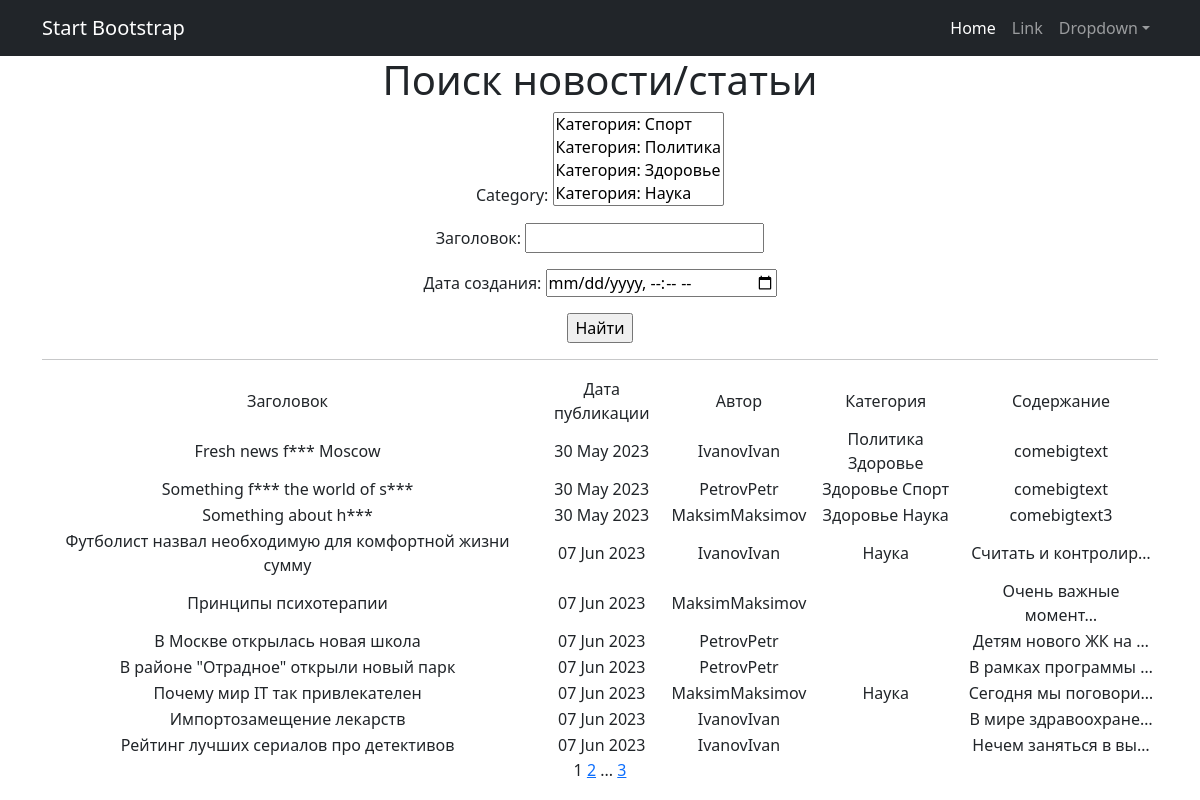
The page /content/search/ on the database its author committed.
### Composition/models.py (models this page shows, shortened)
class Post(models.Model):
    NEWS = 'NW'
    ARTICLE = 'AR'
    author = models.ForeignKey(Author, on_delete=models.CASCADE)
    postType = models.CharField(max_length=2, choices=POST_TYPES, default=NEWS)
    addTime = models.DateTimeField(auto_now_add=True)
    postCategory = models.ManyToManyField("Category", through='PostCategory')
    title = models.CharField(max_length=128)
    content = models.TextField()
    postRating = models.SmallIntegerField(default=0)

class Author(models.Model):
    authorUser = models.OneToOneField(User, on_delete=models.CASCADE)
    authorRating = models.SmallIntegerField(default=0)
    def __str__(self):
        return f'{self.authorUser}'

class Category(models.Model):
    categoryName = models.CharField(max_length=64, unique=True)
    subscribes = models.ManyToManyField(User, blank=True)
    def __str__(self):
        return f' Категория: {self.categoryName.title()}'

### Composition/views.py (the view)
# urls.py: path('search/', PostSearch.as_view(), name='post_search'),
class PostSearch(ListView):
    form_class = PostFilter
    model = Post
    template_name = 'news_search.html'
    context_object_name = 'search'
    paginate_by = 10
    def get_queryset(self):
        queryset = super().get_queryset()
        self.filterset = PostFilter(self.request.GET, queryset)
        return self.filterset.qs
    def get_context_data(self, **kwargs):
        context = super().get_context_data(**kwargs)
        context['add_time'] = Post.addTime
        context['filterset'] = self.filterset
        return context

### Composition/templatetags/custom_filters.py (called while the page is built)
@register.filter()
def censor(content):
    text = content.split()
    for i, word in enumerate(text):
        if word in bad_words:
            text[i] = word[0] + '***'
    return ' '.join(text)

### Composition/templatetags/custom_tags.py (called while the page is built)
@register.simple_tag(takes_context=True)
def url_replace(context, **kwargs):
   d = context['request'].GET.copy()
   for k, v in kwargs.items():
       d[k] = v
   return d.urlencode()

### templates/news_search.html (shortened to what this page needs)
{% extends 'flatpages/default.html' %}
{% load custom_filters %}
{% load custom_tags %}
{% block content %}
<h1>Поиск новости/статьи</h1>
 <form action="" method="get">
       {{ filterset.form.as_p }}
       <input type="submit" value="Найти" />
 </form>
 <hr>
   {% if search %}
       <table>
           <tr>
               <td>Заголовок</td>
               <td>Дата публикации</td>
               <td>Автор</td>
               <td>Категория</td>
               <td>Содержание</td>
           </tr>
           {% for news in search %}
           <tr>
               <td>{{ news.title|censor }}</td>
               <td>{{ news.addTime|date:'d M Y'}}</td>
               <td>{{ news.author }}</td>
               <td>{% for cat in news.postCategory.all %}
                    {{ cat.categoryName }}
                     {% endfor %}
                </td>
               <td>{{ news.content|truncatechars:20|censor }}</td>
           </tr>
           {% endfor %}
       </table>
   {% else %}
       <h2>Статей и новостей нет!</h2>
   {% endif %}
   {{ page_obj.number }}
   {% if page_obj.has_next %}
       <a href="?{% url_replace page=page_obj.next_page_number %}">{{ page_obj.next_page_number }}</a>
       {% if paginator.num_pages != page_obj.next_page_number %}
           ...
           <a href="?{% url_replace page=page_obj.paginator.num_pages %}">{{ page_obj.paginator.num_pages }}</a>
       {% endif %}
   {% endif %}
{% endblock content %}

### rows shown on the page
Post: title|censor "Fresh news f*** Moscow", addTime "30 May 2023", author "IvanovIvan", content|censor "comebigtext"
Category: categoryName "Политика"
Category: categoryName "Здоровье"
Post: title|censor "Something f*** the world of s***", addTime "30 May 2023", author "PetrovPetr", content|censor "comebigtext"
Category: categoryName "Спорт"
Post: title|censor "Something about h***", addTime "30 May 2023", author "MaksimMaksimov", content|censor "comebigtext3"
Category: categoryName "Наука"
Post: title|censor "Футболист назвал необходимую для комфортной жизни сумму", addTime "07 Jun 2023", author "IvanovIvan", content|censor "Считать и контролир…"
Post: title|censor "Принципы психотерапии", addTime "07 Jun 2023", author "MaksimMaksimov", content|censor "Очень важные момент…"
Post: title|censor "В Москве открылась новая школа", addTime "07 Jun 2023", author "PetrovPetr", content|censor "Детям нового ЖК на …"
Post: title|censor "В районе \"Отрадное\" открыли новый парк", addTime "07 Jun 2023", author "PetrovPetr", content|censor "В рамках программы …"
Post: title|censor "Почему мир IT так привлекателен", addTime "07 Jun 2023", author "MaksimMaksimov", content|censor "Сегодня мы поговори…"
Post: title|censor "Импортозамещение лекарств", addTime "07 Jun 2023", author "IvanovIvan", content|censor "В мире здравоохране…"
Post: title|censor "Рейтинг лучших сериалов про детективов", addTime "07 Jun 2023", author "IvanovIvan", content|censor "Нечем заняться в вы…"

### other values the page prints
{{ page_obj.number }} "1"
{{ page_obj.next_page_number }} "2"
{{ page_obj.paginator.num_pages }} "3"
